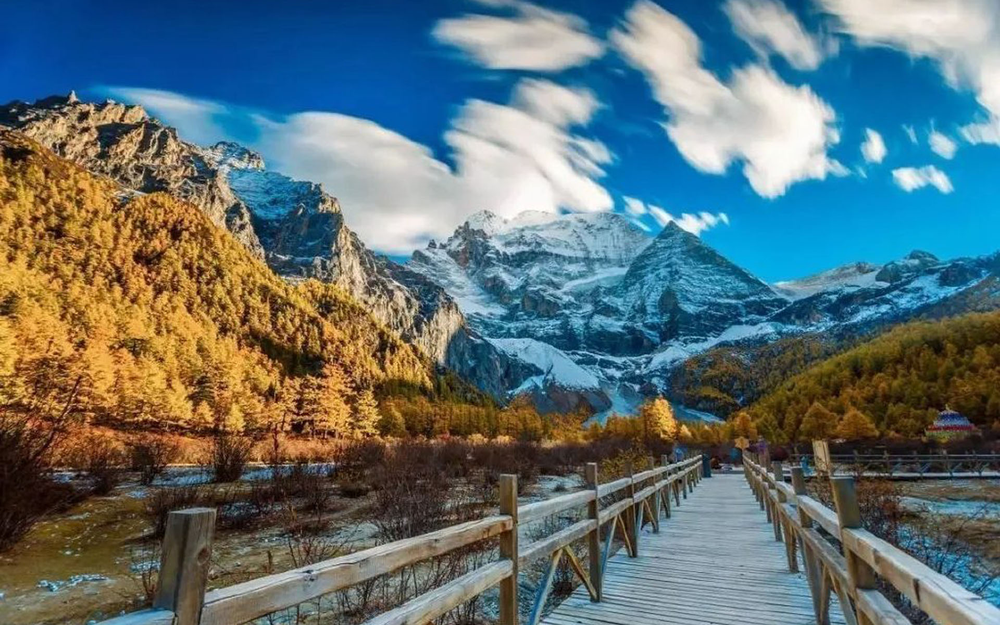
#> input picture python/数字图像处理/实验1/1.png, 1000 x 625 px, shrunk from 1920 x 1200 before the run, found by its file name
$ python 1.py
#> lines starting #> are read from the running program, lines starting #| are printed output that depends on the picture
from PIL import Image
import numpy as np

import matplotlib.pyplot as plt
#设置中文
import matplotlib
matplotlib.rc("font",family='YouYuan')
#中文
plt.figure('图片处理')
im_0 = Image.open("python/数字图像处理/实验1/1.png")
#> im_0 is the input picture: PIL image 1000x625 RGB; mean R, G, B 96.2, 113.4, 115.6

#灰度图片
im_1 = Image.open("python/数字图像处理/实验1/1.png").convert("L")
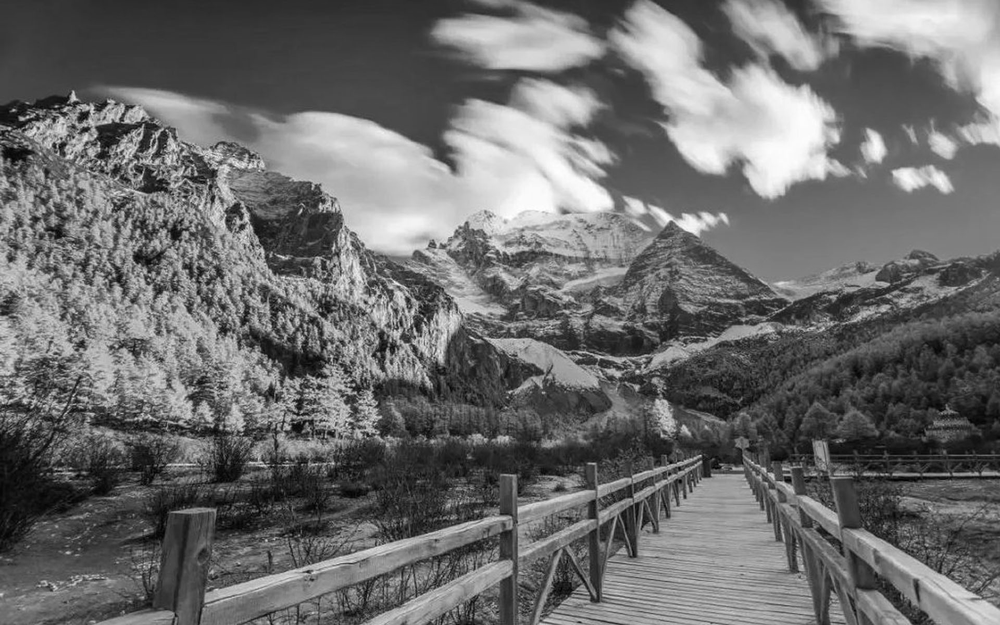
#> im_1: PIL image 1000x625 L; min 0, max 255, mean 108.5
#黑白照片
im_2 = Image.open("python/数字图像处理/实验1/1.png").convert("1")
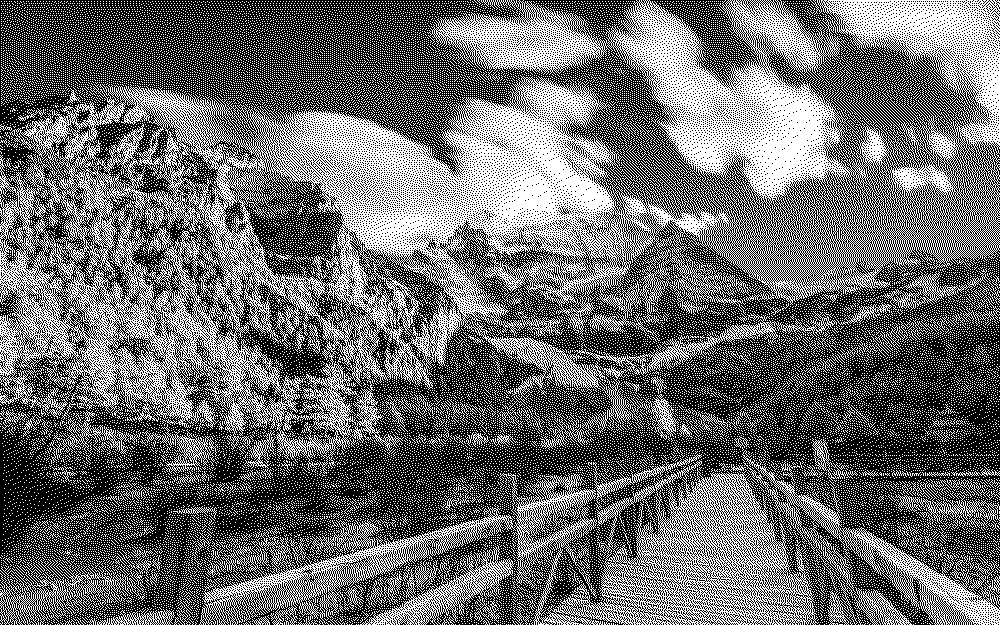
#> im_2: PIL image 1000x625 1; 42.3% white in thin lines or dots
# [4 lines of commented-out code are left out]
plt.subplot(2,2,1)
plt.imshow(np.array(im_0),cmap='gray')
plt.title('原图')
plt.xticks([]),plt.yticks([])

plt.subplot(2,2,2)
plt.imshow(np.array(im_1),cmap='gray')
plt.title('灰度图')
plt.xticks([]),plt.yticks([])

plt.subplot(2,2,3)
plt.imshow(np.array(im_2),cmap='gray')
plt.title('二分照片')
plt.xticks([]),plt.yticks([])
#图像保存
plt.imsave("D:/uml/python/数字图像处理/实验1/灰度图.png",im_1,format='png',cmap='gray')
plt.imsave("D:/uml/python/数字图像处理/实验1/二分照片.png",im_2,format='png',cmap='gray')

plt.show()
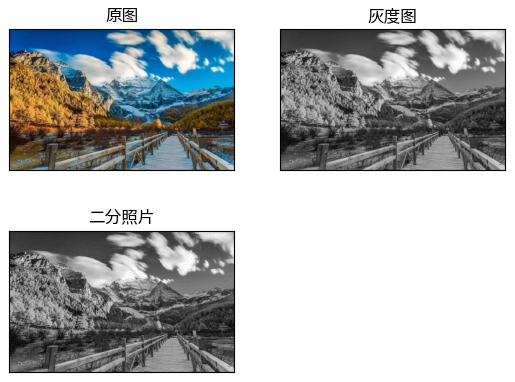
#> figure drawn by matplotlib, 3 panels
